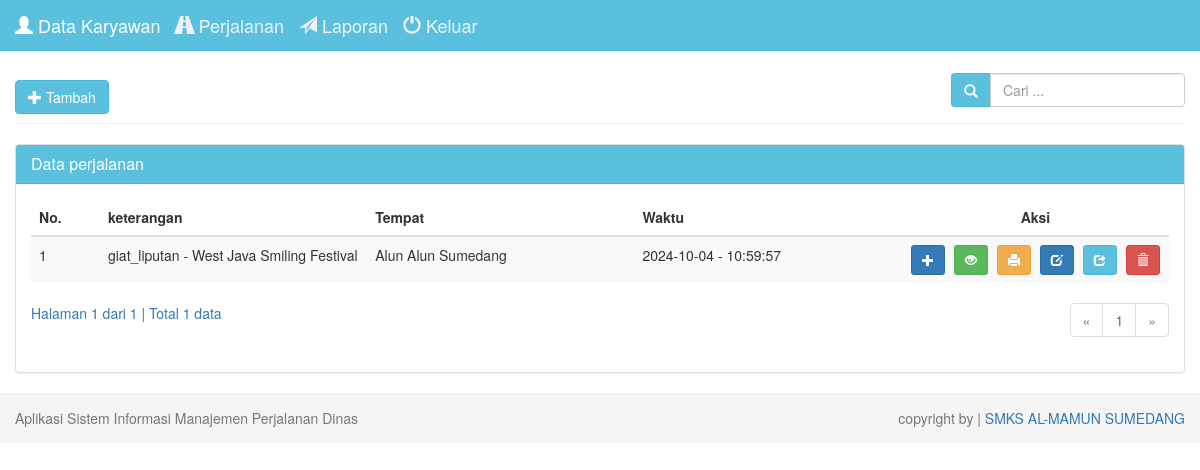
Before: /index.php?page=perjalanan-tampil (signed in) with the older database file.
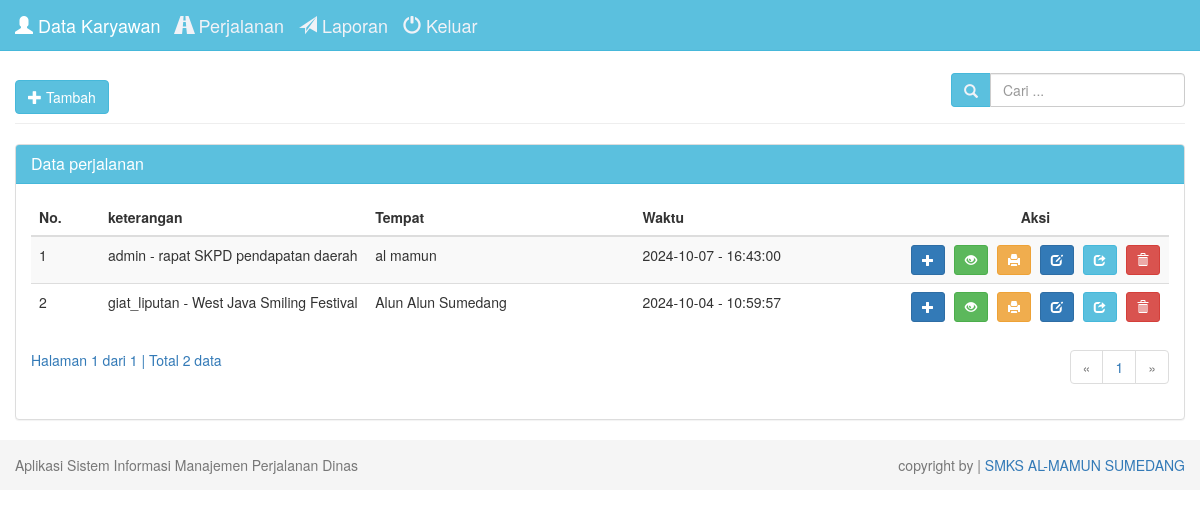
After: the same page with the newer database file.
### tables this page shows
CREATE TABLE `perjalanan` (
  `id_perjalanan` int(20) NOT NULL,
  `tempat` varchar(255) NOT NULL,
  `tanggal` date NOT NULL,
  `waktu` time NOT NULL,
  `jenis_tugas` varchar(30) NOT NULL,
  `keterangan` varchar(255) NOT NULL,
  `status` varchar(255) NOT NULL,
  `lampiran` varchar(255) NOT NULL
);

### perjalanan/tampil.php (the view, shortened to what this page needs)
<?php
if (isset($_POST['cari'])) {
    $cari = $_POST['cari'];
} else {
    $cari = "";
}
?>
<div class="row">
    <div class="col-md-12">
        <div class="page-header">
            <a class="btn btn-info" href="?page=perjalanan-tambah">
                <i class="glyphicon glyphicon-plus"></i> Tambah
            </a>
            <div class="pull-right btn-tambah">
                <form class="form-inline" method="POST" action="?page=perjalanan-tampil">
                    <div class="form-group">
                        <div class="input-group">
                            <div class="input-group-addon">
                                <i class="glyphicon glyphicon-search"></i>
                            </div>
                            <input type="text" class="form-control" name="cari" placeholder="Cari ..." autocomplete="off" value="<?php echo $cari; ?>">
                        </div>
                    </div>
                </form>
            </div>
        </div>
        <div class="panel panel-default">
            <div class="panel-heading">
                <h3 class="panel-title">Data perjalanan</h3>
            </div>
            <div class="panel-body">
                <div class="table-responsive">
                    <table class="table table-striped table-hover">
                        <thead>
                            <tr>
                                <th>No.</th>
                                <th>keterangan</th>
                                <th>Tempat</th>
                                <th>Waktu</th>
                                <th class='center'>Aksi</th>
                            </tr>
                        </thead>
                        <tbody>
                            <?php
                            $batas = 10;
                            if (isset($cari)) {
                                $jumlah_record = mysqli_query($db, "SELECT * FROM perjalanan WHERE id_perjalanan LIKE '%$cari%' OR keterangan LIKE '%$cari%'") or die('Ada kesalahan pada query jumlah_record: ' . mysqli_error($db));
                            } else {
                                $jumlah_record = mysqli_query($db, "SELECT * FROM perjalanan") or die('Ada kesalahan pada query jumlah_record: ' . mysqli_error($db));
                            }
                            $jumlah  = mysqli_num_rows($jumlah_record);
                            $halaman = ceil($jumlah / $batas);
                            $page    = (isset($_GET['hal'])) ? (int)$_GET['hal'] : 1;
                            $mulai   = ($page - 1) * $batas;
                            $no = 1;
                            if (isset($cari)) {
                                $query = mysqli_query($db, "SELECT * FROM perjalanan WHERE id_perjalanan LIKE '%$cari%' OR keterangan LIKE '%$cari%' ORDER BY id_perjalanan LIMIT $mulai, $batas")
                                    or die('Ada kesalahan pada query perjalanan: ' . mysqli_error($db));
                            } else {
                                $query = mysqli_query($db, "SELECT * FROM perjalanan ORDER BY id_perjalanan LIMIT $mulai, $batas") or die('Ada kesalahan pada query perjalanan: ' . mysqli_error($db));
                            }
                            while ($data = mysqli_fetch_assoc($query)) {
                                echo "  <tr>
                      <td width='20'>$no</td>
                      <td width='150'>$data[jenis_tugas] - $data[keterangan]</td>
                      <td width='150'>$data[tempat]</td>
                      <td width='150'>$data[tanggal] - $data[waktu]</td>
                      <td width='150' class='center'>
                        <div class=''>
                       <a data-toggle='tooltip' data-placement='top' title='Penugasan' style='margin-right:5px' class='btn btn-primary btn-sm' href='?page=tambah-penugasan&id=$data[id_perjalanan]'> <i class='glyphicon glyphicon-plus'></i></a>
                        <a data-toggle='tooltip' data-placement='top' title='Detail' style='margin-right:5px' class='btn btn-success btn-sm' href='?page=perjalanan-detail&id=$data[id_perjalanan]'> <i class='glyphicon glyphicon-eye-open'></i> </a>
                        <a data-toggle='tooltip' data-placement='top' title='Print' style='margin-right:5px' class='btn btn-warning btn-sm' href='?page=perjalanan-print-detail&id=$data[id_perjalanan]' target='_blank'> <i class='glyphicon glyphicon-print'></i> </a>
                        <a data-toggle='tooltip' data-placement='top' title='Edit' style='margin-right:5px' class='btn btn-primary btn-sm' href='?page=perjalanan-edit&id=$data[id_perjalanan]'> <i class='glyphicon glyphicon-edit'></i></a>
                        <a data-toggle='tooltip' data-placement='top' title='Kirim' style='margin-right:5px' class='btn btn-info btn-sm' href='?page=perjalanan-kirim&id=$data[id_perjalanan]'><i class='glyphicon glyphicon-share'></i></a>
                                                ";
                            ?>
                                <a data-toggle="tooltip" data-placement="top" title="Hapus" class="btn btn-danger btn-sm" href="?page=perjalanan-hapus&id=<?php echo $data['id_perjalanan']; ?>" onclick="return confirm('Anda yakin ingin menghapus <?php echo $data['keterangan']; ?>?');"> <i class="glyphicon glyphicon-trash"></i></a>
                            <?php
                                echo "
                        </div>
                      </td>
                    </tr>";
                                $no++;
                            }
                            ?>
                        </tbody>
                    </table>
                    <?php
                    if (empty($_GET['hal'])) {
                        $halaman_aktif = '1';
                    } else {
                        $halaman_aktif = $_GET['hal'];
                    }
                    ?>
                    <a>
                        Halaman <?php echo $halaman_aktif; ?> dari <?php echo $halaman; ?> |
                        Total <?php echo $jumlah; ?> data
                    </a>
                    <nav>
                        <ul class="pagination pull-right">
                            <?php
                            if ($halaman_aktif <= '1') { ?>
                                <li class="disabled">
                                    <a href="" aria-label="Previous">
                                        <span aria-hidden="true">&laquo;</span>
                                    </a>
                                </li>
                            <?php
                            }
                            ?>
                            <?php
                            for ($x = 1; $x <= $halaman; $x++) { ?>
                                <li class="">
                                    <a href="?page=perjalanan-tampil&hal=<?php echo $x ?>"><?php echo $x ?></a>
                                </li>
                            <?php
                            }
                            ?>
                            <?php
                            if ($halaman_aktif >= $halaman) { ?>
                                <li class="disabled">
                                    <a href="" aria-label="Next">
                                        <span aria-hidden="true">&raquo;</span>
                                    </a>
                                </li>
                            <?php
                            }
                            ?>
                        </ul>
                    </nav>
                </div>
            </div>
        </div>
    </div>
</div>

### index.php (shortened to what this page needs)
<!DOCTYPE html>
<html lang="en">
<head>
  <link href="assets/css/bootstrap.min.css" rel="stylesheet">
  <link href="assets/css/datepicker.min.css" rel="stylesheet">
  <link href="assets/css/style.css" rel="stylesheet">
</head>
<body>
  <nav class="navbar navbar-default navbar-fixed-top">
    <div class="container-fluid">
      <?php
      if ($_SESSION['level'] == "admin") {
        include 'menu/menu.php';
      } else if ($_SESSION['level'] == "pegawai") {
        include 'menu/menu-user.php';
      }
      ?>
    </div>
  </nav>
  <div class="container-fluid">
    <?php
    if ($_SESSION['level'] == "admin") {
      include 'routes/admin-routes.php';
    } else if ($_SESSION['level'] == "pegawai") {
      include 'routes/user-routes.php';
    }
    ?>
  </div>
  <footer class="footer">
    <div class="container-fluid">
      <p class="text-muted pull-left">Aplikasi Sistem Informasi Manajemen Perjalanan Dinas</p>
      <p class="text-muted pull-right print">copyright by | <a href="http://www.instagram.com/osis_skamunsu" target="_blank"> SMKS AL-MAMUN SUMEDANG</a></p>
    </div>
  </footer>
</body>
</html>

### menu/menu.php
<div class="navbar-header">
    <a class="navbar-brand" href="index.php">
        <i class="glyphicon glyphicon-user"></i>
        Data Karyawan </a>
</div>
<div class="navbar-header">
    <a class="navbar-brand" href="?page=perjalanan-tampil">
        <i class="glyphicon glyphicon-road"></i>
        Perjalanan </a>
</div>
<div class="navbar-header">
    <a class="navbar-brand" href="?page=tampil-laporan">
        <i class="glyphicon glyphicon-send"></i>
        Laporan </a>
</div>
<div class="navbar-header">
    <a class="navbar-brand" href="logout.php">
        <i class="glyphicon glyphicon-off"></i>
        Keluar
    </a>
</div>

### routes/admin-routes.php
<?php
if (empty($_GET["page"])) {
    include "tampil-data.php";
} elseif ($_GET['page'] == 'tambah') {
    include "form-tambah.php";
} elseif ($_GET['page'] == 'ubah') {
    include "form-ubah.php";
} elseif ($_GET['page'] == 'detail') {
    include "detail.php";
} elseif ($_GET['page'] == 'perjalanan-tampil') {
    include "perjalanan/tampil.php";
} elseif ($_GET['page'] == 'perjalanan-tambah') {
    include "perjalanan/tambah.php";
} elseif ($_GET['page'] == 'perjalanan-simpan') {
    include "perjalanan/simpan.php";
} elseif ($_GET['page'] == 'perjalanan-detail') {
    include "perjalanan/detail.php";
} elseif ($_GET['page'] == 'perjalanan-edit') {
    include "perjalanan/edit.php";
} elseif ($_GET['page'] == 'perjalanan-update') {
    include "perjalanan/update.php";
} elseif ($_GET['page'] == 'perjalanan-hapus') {
    include "perjalanan/hapus.php";
} elseif ($_GET['page'] == 'perjalanan-print-detail') {
    include "perjalanan/print-detail.php";
} elseif ($_GET['page'] == 'perjalanan-kirim') {
    include "perjalanan/kirim.php";
}
elseif ($_GET['page'] == 'tambah-penugasan') {
    include "penugasan/tambah.php";
} elseif ($_GET['page'] == 'simpan-penugasan') {
    include "penugasan/simpan.php";
} elseif ($_GET['page'] == 'hapus-penugasan') {
    include "penugasan/php";
}else if ($_GET['page'] == 'tampil-laporan') {
    include "laporan/tampil-laporan.php";
}

### assets/css/style.css (style rules this page uses)
body { padding-top: 40px; }
.navbar-default { background-color: #5bc0de; border-color: #46b8da; }
.navbar-default .navbar-brand { color: #f1f2f7; }
.container-fluid .text-muted { margin: 15px 0; }
.panel-default > .panel-heading { background-color: #5bc0de; border-color: #46b8da; color: #fff; }
.input-group-addon { background-color: #5bc0de; border: 1px solid #46b8da; border-radius: 4px; color: #f1f2f7; }
.footer { width: 100%; height: 50px; background-color: #f5f5f5; }
.btn-tambah { margin-top: -7px; }
.center { text-align: center; }
.pagination { margin-top: -20px; }

Changed rows visible on the page:
added perjalanan: jenis_tugas "admin", keterangan "rapat SKPD pendapatan daerah", tempat "al mamun", tanggal "2024-10-07", waktu "16:43:00"
Other visible differences:
$jumlah: "1" → "2"
